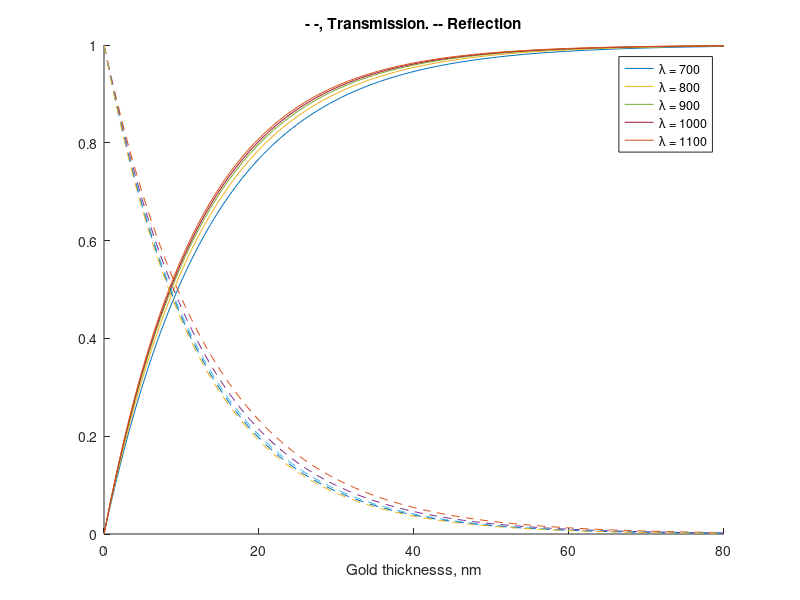
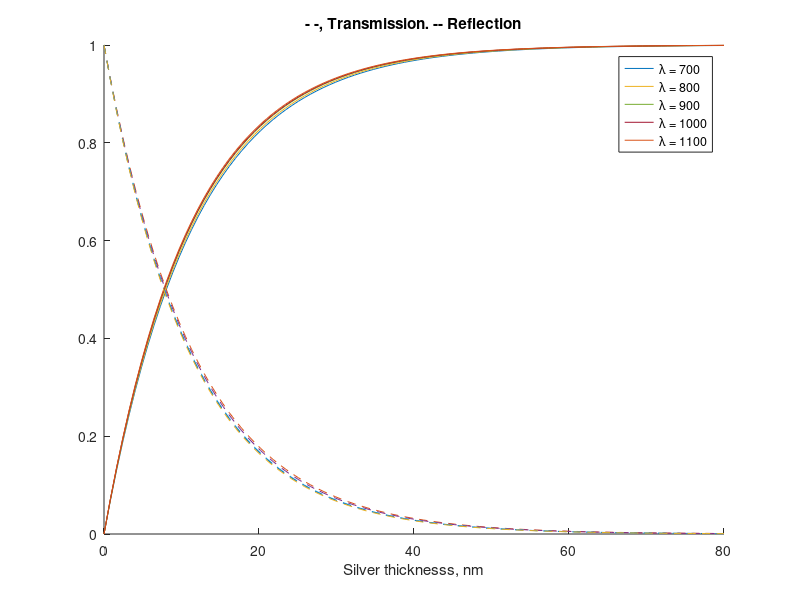

Recreate these plots in MATLAB, in order.
clear all
close all
clc
lambda = 700:100:1100;
%% Gold
k = [4.0624 4.9077 5.7227 6.4731 7.2433];
thickness = linspace(0,80);
alpha = (4*pi./lambda).*k;

figure(1)
hold on
for i = 1:size(k,2)
reflection = 1-exp(-alpha(i).*thickness);
plot(thickness, reflection)
plot(thickness, 1-reflection,'--','handleVisibility','off')

end
xlabel('Gold thicknesss, nm')
title('- -, Transmission. -- Reflection')
legend('\lambda = 700','\lambda = 800','\lambda = 900','\lambda = 1000','\lambda = 1100')

%% Silver
k = [4.8025 5.5698 6.3711 7.1155 7.8918];
thickness = linspace(0,80);
alpha = (4*pi./lambda).*k;

figure(2)
hold on
for i = 1:size(k,2)
reflection = 1-exp(-alpha(i).*thickness);
plot(thickness, reflection)
plot(thickness, 1-reflection,'--','handleVisibility','off')

end
xlabel('Silver thicknesss, nm')
title('- -, Transmission. -- Reflection')
legend('\lambda = 700','\lambda = 800','\lambda = 900','\lambda = 1000','\lambda = 1100')


